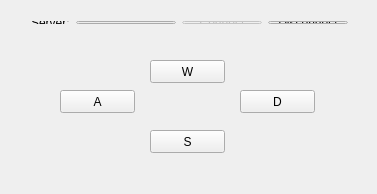
<?xml version="1.0" encoding="UTF-8"?>
<ui version="4.0">
 <class>MainWindow</class>
 <widget class="QMainWindow" name="MainWindow">
  <property name="geometry">
   <rect>
    <x>0</x>
    <y>0</y>
    <width>377</width>
    <height>194</height>
   </rect>
  </property>
  <property name="windowTitle">
   <string>MainWindow</string>
  </property>
  <widget class="QWidget" name="centralWidget">
   <widget class="QPushButton" name="btnW">
    <property name="geometry">
     <rect>
      <x>150</x>
      <y>60</y>
      <width>75</width>
      <height>23</height>
     </rect>
    </property>
    <property name="text">
     <string>W</string>
    </property>
   </widget>
   <widget class="QPushButton" name="btnA">
    <property name="geometry">
     <rect>
      <x>60</x>
      <y>90</y>
      <width>75</width>
      <height>23</height>
     </rect>
    </property>
    <property name="text">
     <string>A</string>
    </property>
   </widget>
   <widget class="QPushButton" name="btnS">
    <property name="geometry">
     <rect>
      <x>150</x>
      <y>130</y>
      <width>75</width>
      <height>23</height>
     </rect>
    </property>
    <property name="text">
     <string>S</string>
    </property>
   </widget>
   <widget class="QPushButton" name="btnD">
    <property name="geometry">
     <rect>
      <x>240</x>
      <y>90</y>
      <width>75</width>
      <height>23</height>
     </rect>
    </property>
    <property name="text">
     <string>D</string>
    </property>
   </widget>
   <widget class="QWidget" name="">
    <property name="geometry">
     <rect>
      <x>20</x>
      <y>10</y>
      <width>339</width>
      <height>25</height>
     </rect>
    </property>
    <layout class="QHBoxLayout" name="horizontalLayout">
     <item>
      <widget class="QLabel" name="label">
       <property name="text">
        <string>Server:</string>
       </property>
      </widget>
     </item>
     <item>
      <widget class="QLineEdit" name="txtServerAddr"/>
     </item>
     <item>
      <widget class="QPushButton" name="btnConnect">
       <property name="enabled">
        <bool>false</bool>
       </property>
       <property name="text">
        <string>Connect</string>
       </property>
      </widget>
     </item>
     <item>
      <widget class="QPushButton" name="btnDisconnect">
       <property name="text">
        <string>Disconnect</string>
       </property>
      </widget>
     </item>
    </layout>
   </widget>
  </widget>
 </widget>
 <layoutdefault spacing="6" margin="11"/>
 <resources/>
 <connections/>
</ui>
